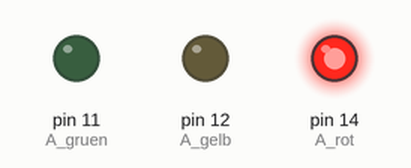
The sketch below on a simulated Arduino Uno, built with avr-gcc and run on an emulated ATmega328P. Parts: output pins drawn as LEDs (lit = HIGH).

Above: at 0.2 s.
At 0.7 s:
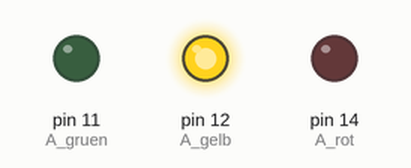
At 2.7 s:
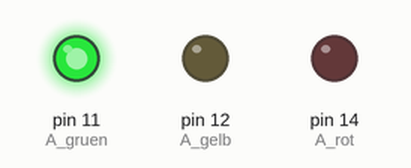
Timing chart, 0 to 3.5 s (numbered marks = the images above):
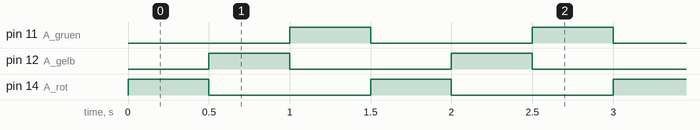

The sketch:

DasLauflicht.ino
```cpp
// =====================================================================
// Das Lauflicht
// Die drei Lichter leuchten nacheinander - immer nur eins gleichzeitig.
// =====================================================================

int A_rot   = 14;
int A_gelb  = 12;
int A_gruen = 11;

void ampelA_rot() {
  digitalWrite(A_rot,   HIGH);
  digitalWrite(A_gelb,  LOW);
  digitalWrite(A_gruen, LOW);
}

void ampelA_gelb() {
  digitalWrite(A_rot,   LOW);
  digitalWrite(A_gelb,  HIGH);
  digitalWrite(A_gruen, LOW);
}

void ampelA_gruen() {
  digitalWrite(A_rot,   LOW);
  digitalWrite(A_gelb,  LOW);
  digitalWrite(A_gruen, HIGH);
}

void setup() {
  pinMode(A_rot,   OUTPUT);
  pinMode(A_gelb,  OUTPUT);
  pinMode(A_gruen, OUTPUT);
}

void loop() {
  // Rot an, die anderen aus.
  ampelA_rot();
  delay(500);

  // Gelb an, die anderen aus.
  ampelA_gelb();
  delay(500);

  // Gruen an, die anderen aus.
  ampelA_gruen();
  delay(500);
}
```

Measured:
- by itself, pin 11 (A_gruen), pin 12 (A_gelb), pin 14 (A_rot): alternates HIGH for 0.50 s and LOW for 1.0 s
- by itself, everything shown: repeats every 1.5 s, in 3 steps
